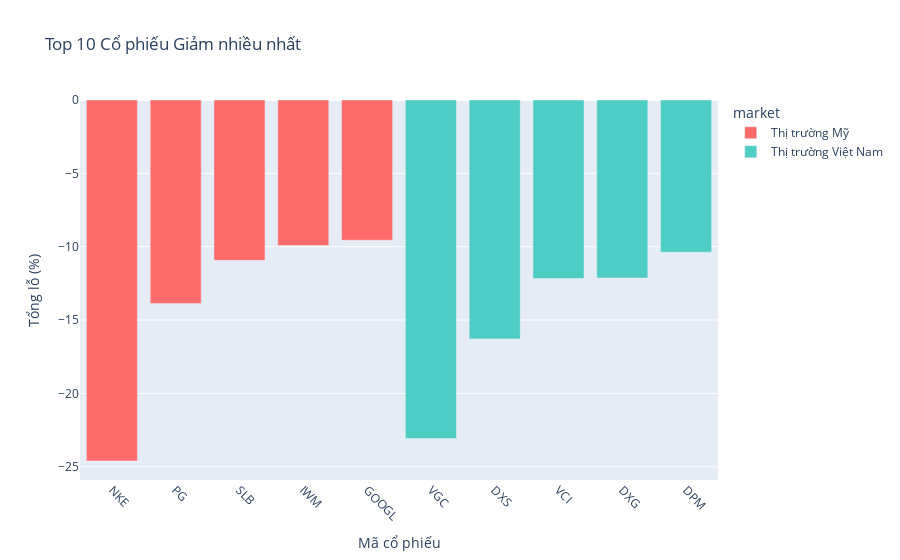

The notebook cell this image was saved under:
### Code cell
# 📉 3. TOP LOSERS - GIẢM NHIỀU NHẤT
def get_top_losers(limit=10):
    query = f"""
    SELECT 
        symbol,
        CASE 
            WHEN source_name IN ('Alpha Vantage', 'Polygon.io') THEN 'Thị trường Mỹ'
            WHEN source_name = 'Yahoo Finance' THEN 'Thị trường Việt Nam'
        END as market,
        COUNT(*) as trading_days,
        AVG(daily_return) as avg_return,
        SUM(daily_return) as total_return,
        STDDEV(daily_return) as volatility,
        AVG(volume) as avg_volume,
        MAX(daily_return) as best_day,
        MIN(daily_return) as worst_day
    FROM stocks.stocks_daily_all
    WHERE daily_return IS NOT NULL
    GROUP BY symbol, 
        CASE 
            WHEN source_name IN ('Alpha Vantage', 'Polygon.io') THEN 'Thị trường Mỹ'
            WHEN source_name = 'Yahoo Finance' THEN 'Thị trường Việt Nam'
        END
    HAVING COUNT(*) >= 5
    ORDER BY total_return ASC
    LIMIT {limit}
    """
    return pd.read_sql(query, conn)

df_top_losers = get_top_losers(15)
print("📉 TOP 15 CỔ PHIẾU GIẢM NHIỀU NHẤT:")
print(df_top_losers[['symbol', 'market', 'total_return', 'avg_return', 'volatility', 'trading_days']].round(2).to_string(index=False))

# Biểu đồ top losers
fig = px.bar(df_top_losers.head(10), x='symbol', y='total_return', color='market',
             title='Top 10 Cổ phiếu Giảm nhiều nhất',
             labels={'total_return': 'Tổng lỗ (%)', 'symbol': 'Mã cổ phiếu'},
             color_discrete_map={'Thị trường Mỹ': '#FF6B6B', 'Thị trường Việt Nam': '#4ECDC4'})

fig.update_layout(xaxis_tickangle=45, height=500)
fig.show()

### Figure 1 — Plotly figure (JSON) as saved in the notebook; plotly's stock layout.template omitted (floating-point values rounded to 4 significant figures)
{"data": [{"hovertemplate": "market=Thị trường Mỹ<br>Mã cổ phiếu=%{x}<br>Tổng lỗ (%)=%{y}<extra></extra>", "legendgroup": "Thị trường Mỹ", "marker": {"color": "#FF6B6B", "pattern": {"shape": ""}}, "name": "Thị trường Mỹ", "orientation": "v", "showlegend": true, "textposition": "auto", "type": "bar", "x": ["NKE", "PG", "SLB", "IWM", "GOOGL"], "xaxis": "x", "y": [-24.61, -13.87, -10.93, -9.921, -9.563], "yaxis": "y"}, {"hovertemplate": "market=Thị trường Việt Nam<br>Mã cổ phiếu=%{x}<br>Tổng lỗ (%)=%{y}<extra></extra>", "legendgroup": "Thị trường Việt Nam", "marker": {"color": "#4ECDC4", "pattern": {"shape": ""}}, "name": "Thị trường Việt Nam", "orientation": "v", "showlegend": true, "textposition": "auto", "type": "bar", "x": ["VGC", "DXS", "VCI", "DXG", "DPM"], "xaxis": "x", "y": [-23.08, -16.29, -12.17, -12.13, -10.38], "yaxis": "y"}], "layout": {"autosize": true, "barmode": "relative", "legend": {"title": {"text": "market"}, "tracegroupgap": 0}, "title": {"text": "Top 10 Cổ phiếu Giảm nhiều nhất"}, "xaxis": {"anchor": "y", "autorange": true, "domain": [0, 1], "range": [-0.5, 9.5], "tickangle": 45, "title": {"text": "Mã cổ phiếu"}, "type": "category"}, "yaxis": {"anchor": "x", "autorange": true, "domain": [0, 1], "range": [-25.9, 0], "title": {"text": "Tổng lỗ (%)"}, "type": "linear"}}}
